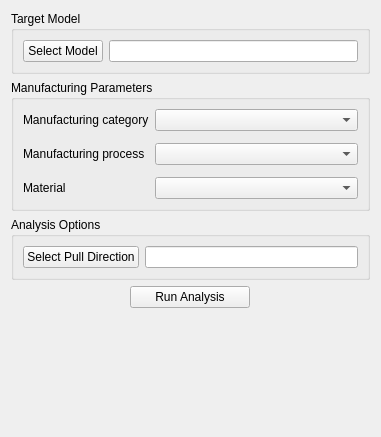
<?xml version="1.0" encoding="UTF-8"?>
<ui version="4.0">
 <class>Form</class>
 <widget class="QWidget" name="Form">
  <property name="geometry">
   <rect>
    <x>0</x>
    <y>0</y>
    <width>381</width>
    <height>437</height>
   </rect>
  </property>
  <property name="windowTitle">
   <string>Form</string>
  </property>
  <layout class="QVBoxLayout" name="verticalLayout">
   <item>
    <widget class="QGroupBox" name="groupBox">
     <property name="title">
      <string>Target Model</string>
     </property>
     <layout class="QHBoxLayout" name="horizontalLayout">
      <item>
       <widget class="QPushButton" name="pbSelectModel">
        <property name="toolTip">
         <string>&lt;html&gt;&lt;head/&gt;&lt;body&gt;&lt;p&gt;Select a model in the Tree View or 3D View prior to clicking this button.&lt;/p&gt;&lt;/body&gt;&lt;/html&gt;</string>
        </property>
        <property name="text">
         <string>Select Model</string>
        </property>
       </widget>
      </item>
      <item>
       <widget class="QLineEdit" name="leSelectModel">
        <property name="toolTip">
         <string>&lt;html&gt;&lt;head/&gt;&lt;body&gt;&lt;p&gt;The design the DFM analysis will run on.&lt;/p&gt;&lt;/body&gt;&lt;/html&gt;</string>
        </property>
        <property name="text">
         <string/>
        </property>
       </widget>
      </item>
     </layout>
    </widget>
   </item>
   <item>
    <widget class="QGroupBox" name="groupBox_2">
     <property name="title">
      <string>Manufacturing Parameters</string>
     </property>
     <property name="flat">
      <bool>false</bool>
     </property>
     <layout class="QFormLayout" name="formLayout">
      <property name="verticalSpacing">
       <number>12</number>
      </property>
      <item row="0" column="0">
       <widget class="QLabel" name="lSelectProcess">
        <property name="text">
         <string>Manufacturing category</string>
        </property>
       </widget>
      </item>
      <item row="0" column="1">
       <widget class="QComboBox" name="cbManCategory">
        <property name="toolTip">
         <string>&lt;html&gt;&lt;head/&gt;&lt;body&gt;&lt;p&gt;Selects the high-level manufacturing category. After a selection is made, the &amp;quot;Manufacturing process&amp;quot; may be chosen.&lt;/p&gt;&lt;/body&gt;&lt;/html&gt;</string>
        </property>
       </widget>
      </item>
      <item row="1" column="0">
       <widget class="QLabel" name="lMProcess">
        <property name="text">
         <string>Manufacturing process</string>
        </property>
       </widget>
      </item>
      <item row="1" column="1">
       <widget class="QComboBox" name="cbManProcess"/>
      </item>
      <item row="2" column="0">
       <widget class="QLabel" name="lMaterial">
        <property name="text">
         <string>Material</string>
        </property>
       </widget>
      </item>
      <item row="2" column="1">
       <widget class="QComboBox" name="cbMaterial"/>
      </item>
     </layout>
    </widget>
   </item>
   <item>
    <widget class="QGroupBox" name="groupBox_3">
     <property name="title">
      <string>Analysis Options</string>
     </property>
     <layout class="QHBoxLayout" name="horizontalLayout_2">
      <item>
       <widget class="QPushButton" name="pbPullDir">
        <property name="text">
         <string>Select Pull Direction</string>
        </property>
       </widget>
      </item>
      <item>
       <widget class="QLineEdit" name="lePullDir"/>
      </item>
     </layout>
    </widget>
   </item>
   <item alignment="Qt::AlignmentFlag::AlignHCenter">
    <widget class="QPushButton" name="pbRunAnalysis">
     <property name="minimumSize">
      <size>
       <width>120</width>
       <height>0</height>
      </size>
     </property>
     <property name="maximumSize">
      <size>
       <width>100</width>
       <height>16777215</height>
      </size>
     </property>
     <property name="text">
      <string>Run Analysis</string>
     </property>
    </widget>
   </item>
   <item>
    <spacer name="verticalSpacer">
     <property name="orientation">
      <enum>Qt::Orientation::Vertical</enum>
     </property>
     <property name="sizeHint" stdset="0">
      <size>
       <width>20</width>
       <height>40</height>
      </size>
     </property>
    </spacer>
   </item>
  </layout>
 </widget>
 <resources/>
 <connections/>
</ui>
